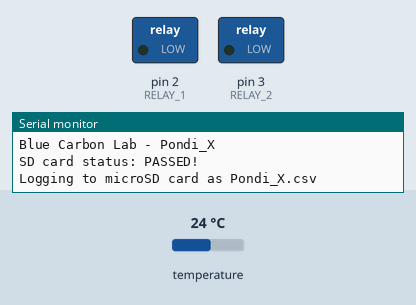
Recording of a sketch running on a simulated Arduino Uno, built with avr-gcc and run on an emulated ATmega328P. Shown: switched loads named in the sketch (green lamp = pin HIGH), the last lines printed to the serial monitor. The test bench sets the inputs (shaded band); at power-on: temperature 24 °C. The local clock reads 2024-03-15 10:24:30 at power-on unless the sketch sets it; storage starts empty.

Above: at 0.1 s.
At 60.8 s:
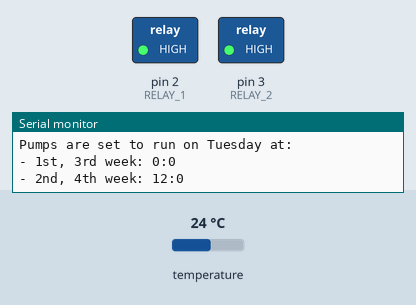
Timing chart, 0 to 62.3 s (numbered marks = the images above):
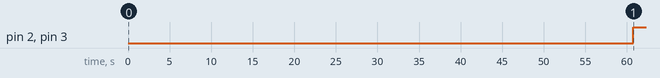

The sketch:

new_prototype.ino
```cpp
#include <SdFat.h>
#include <SPI.h>
#include <Wire.h>
#include <RTClib.h>
#include <OneWire.h>
#include <DallasTemperature.h>
#include <LowPower.h>

// Date & Time to activate Air Pumps
#define SUNDAY    0
#define MONDAY    1
#define TUESDAY   2
#define WEDNESDAY 3
#define THURSDAY  4
#define FRIDAY    5
#define SATURDAY  6

uint8_t DAY = TUESDAY;
uint8_t START_HH_ODD_WEEK = 12;
uint8_t START_HH_EVEN_WEEK = 0;
uint8_t START_MM = 0;

char daysOfTheWeek[7][12] = {
  "Sunday",
  "Monday",
  "Tuesday",
  "Wednesday",
  "Thursday",
  "Friday",
  "Saturday"
};

// Device name
const String device = "Pondi_X";

// Data-Logger
RTC_DS1307 RTC;
#define DS1307_I2C_ADDRESS 0x68
SdFat SD;
const int chipSelect = 10;
char tmeStrng[] = "0000/00/00,00:00:00";

// Water temperature
const int waterTempPin = 8;
OneWire oneWire(waterTempPin);
DallasTemperature waterTempSensor(&oneWire);
float waterTempCelsius;

// Water turbidity
const int waterTurbidityPin = A3;
float minVoltage = 0;
float maxVoltage = 4.5;
int turbidityMinValue = 100;
int turbidityMaxValue = 0;

// Air pump's relay
#define RELAY_1 2
#define RELAY_2 3

void setup() {
  Serial.begin(9600);

  Wire.begin();
  RTC.begin();

  pinMode(RELAY_1, OUTPUT);
  pinMode(RELAY_2, OUTPUT);

  Serial.print("Blue Carbon Lab - ");
  Serial.print(device);
  Serial.println();
  Serial.println();
  Serial.print("SD card status: ");
  if (!SD.begin(chipSelect)) {
    Serial.println("FAILED!");
    while(1);
  }
  Serial.println("PASSED!");
  Serial.println();
  Serial.print("Logging to microSD card as ");
  String filename = device + ".csv";
  Serial.println(filename);
  Serial.println();

  DateTime now = RTC.now();

  Serial.print("Current time: ");
  Serial.print(now.year(), DEC);
  Serial.print('/');
  Serial.print(now.month(), DEC);
  Serial.print('/');
  Serial.print(now.day(), DEC);
  Serial.print(" (");
  Serial.print(daysOfTheWeek[now.dayOfTheWeek()]);
  Serial.print(") ");
  Serial.print(now.hour(), DEC);
  Serial.print(':');
  Serial.print(now.minute(), DEC);
  Serial.print(':');
  Serial.print(now.second(), DEC);
  Serial.println();
  Serial.println();

  Serial.println("All setup succeed!");
  Serial.println();

  Serial.println("Logging data every 2 minute");
  Serial.println();

  Serial.print("Pumps are set to run on ");
  Serial.print(daysOfTheWeek[DAY]);
  Serial.print(" at:");
  Serial.println();
  Serial.print("- 1st, 3rd week: ");
  Serial.print(START_HH_EVEN_WEEK);
  Serial.print(":");
  Serial.print(START_MM);
  Serial.println();
  Serial.print("- 2nd, 4th week: ");
  Serial.print(START_HH_ODD_WEEK);
  Serial.print(":");
  Serial.print(START_MM);
  Serial.println();

  delay(500);

  File dataFile = SD.open(filename.c_str(), FILE_WRITE);
  if (dataFile) {
    dataFile.println("date,time,water_temp,turbidity");
    dataFile.close();
  }
  else {
    Serial.println("[!] File Error");
  }
  waterTempSensor.begin();
  for (int i = 0; i < 6; i++) {
    LowPower.powerDown(SLEEP_8S, ADC_OFF, BOD_OFF);
    LowPower.powerDown(SLEEP_2S, ADC_OFF, BOD_OFF);
  }
}

void loop() {
  // Time
  DateTime now = RTC.now();
  //Week
  int week = (now.day() + 6) / 7;
  // Turn off pump
  deactivate_pumps();
  if (now.dayOfTheWeek() == DAY) {
    if (week == 1 || week == 3 || week == 5) {
      if (now.hour() == START_HH_ODD_WEEK && now.minute() >= START_MM){
        activate_pump_1();
        activate_pump_2();
      } else {
        sleep_mode();
      }
  } else if (week == 2 || week == 4) {
      if (now.hour() == START_HH_EVEN_WEEK && now.minute() >= START_MM){
        activate_pump_1();
        activate_pump_2();
      } else {
        sleep_mode();
      }
    }
  } else {
    sleep_mode();
  }
  log_data();
}

void activate_pump_1(){
  //Serial.println("[!] Pump 1 is running");
  digitalWrite(RELAY_1, LOW);
  delay(30000);
  digitalWrite(RELAY_1, HIGH);
  //Serial.println("[!] Pump 1 has stopped");
}

void activate_pump_2(){
  //Serial.println("[!] Pump 2 is running");
  digitalWrite(RELAY_2, LOW);
  delay(30000);
  digitalWrite(RELAY_2, HIGH);
  //Serial.println("[!] Pump 2 has stopped");
}

void deactivate_pumps(){
  digitalWrite(RELAY_1, HIGH);
  digitalWrite(RELAY_2, HIGH);
}

void log_data(){
  // Water temperature
  waterTempSensor.requestTemperatures();
  waterTempCelsius = waterTempSensor.getTempCByIndex(0);
  // Water turbidity
  int waterTurbiditySensor = analogRead(waterTurbidityPin);
  float turbidityVoltage = waterTurbiditySensor * (5.0 / 1024.0);
  //int turbidity = map(turbidityVoltage,0,4.5,100,0);
  float minVoltage = 0.0;
  float maxVoltage = 4.5;
  int newMinValue = 100;
  int newMaxValue = 0;
  int turbidity = (turbidityVoltage - minVoltage) * (newMaxValue - newMinValue) / (maxVoltage - minVoltage) + newMinValue;
  // Time
  DateTime now = RTC.now();
  sprintf(tmeStrng, "%04d/%02d/%02d,%02d:%02d:%02d", now.year(), now.month(), now.day(), now.hour(), now.minute(), now.second());
  String filename = device + ".csv";
  File dataFile = SD.open(filename.c_str(), FILE_WRITE);  // write the data to the SD card:
  if (dataFile) {
    dataFile.print(tmeStrng);
    dataFile.print(",");
    dataFile.print(waterTempCelsius);
    dataFile.print(",");
    dataFile.println(turbidity);
    dataFile.flush();
    dataFile.close();
  }
  else {
    Serial.println("[!] File Error");
  }
}

void sleep_mode(){
  for (int i = 0; i < 6; i++) {
    LowPower.powerDown(SLEEP_8S, ADC_OFF, BOD_OFF);
    LowPower.powerDown(SLEEP_2S, ADC_OFF, BOD_OFF);
  }
}
```

Measured:
- by itself, pin 2 (RELAY_1), pin 3 (RELAY_2): LOW → HIGH at 60.7 s
